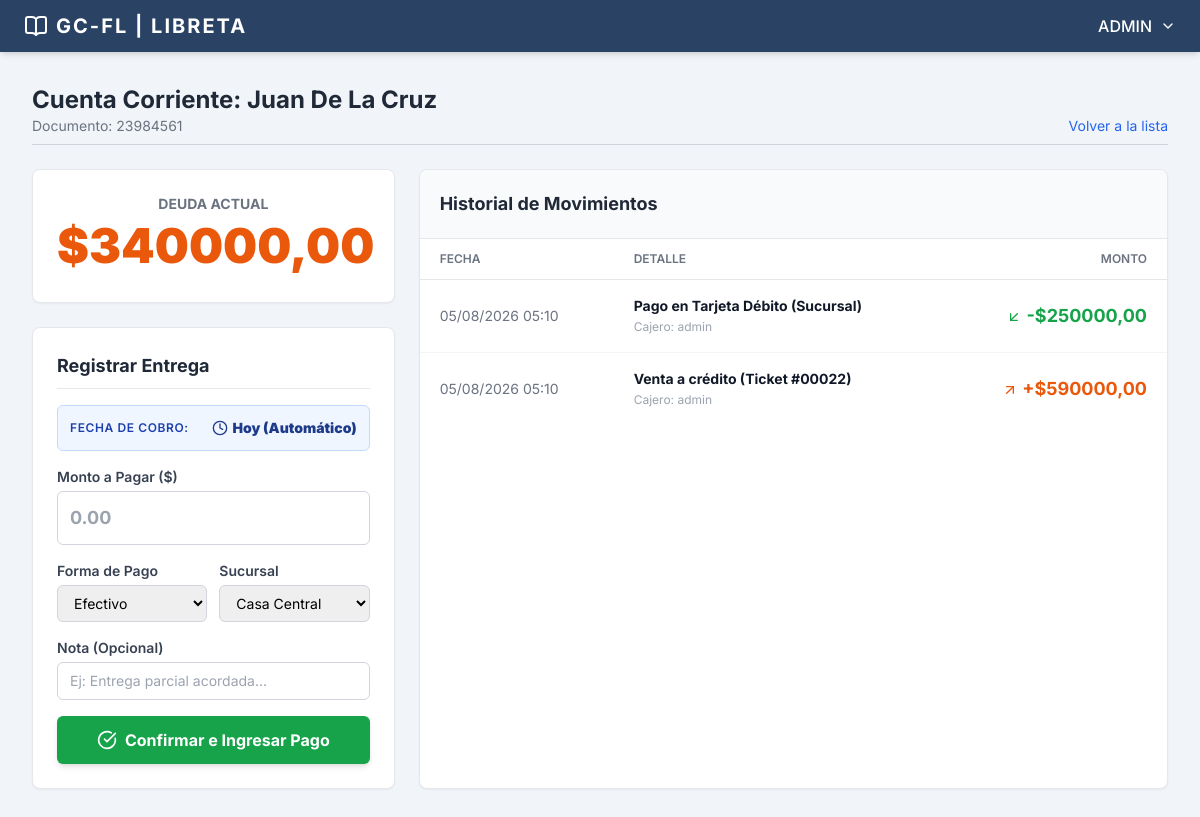
The app's page /clientes/cuentas-corrientes/2/ (signed in), older data.
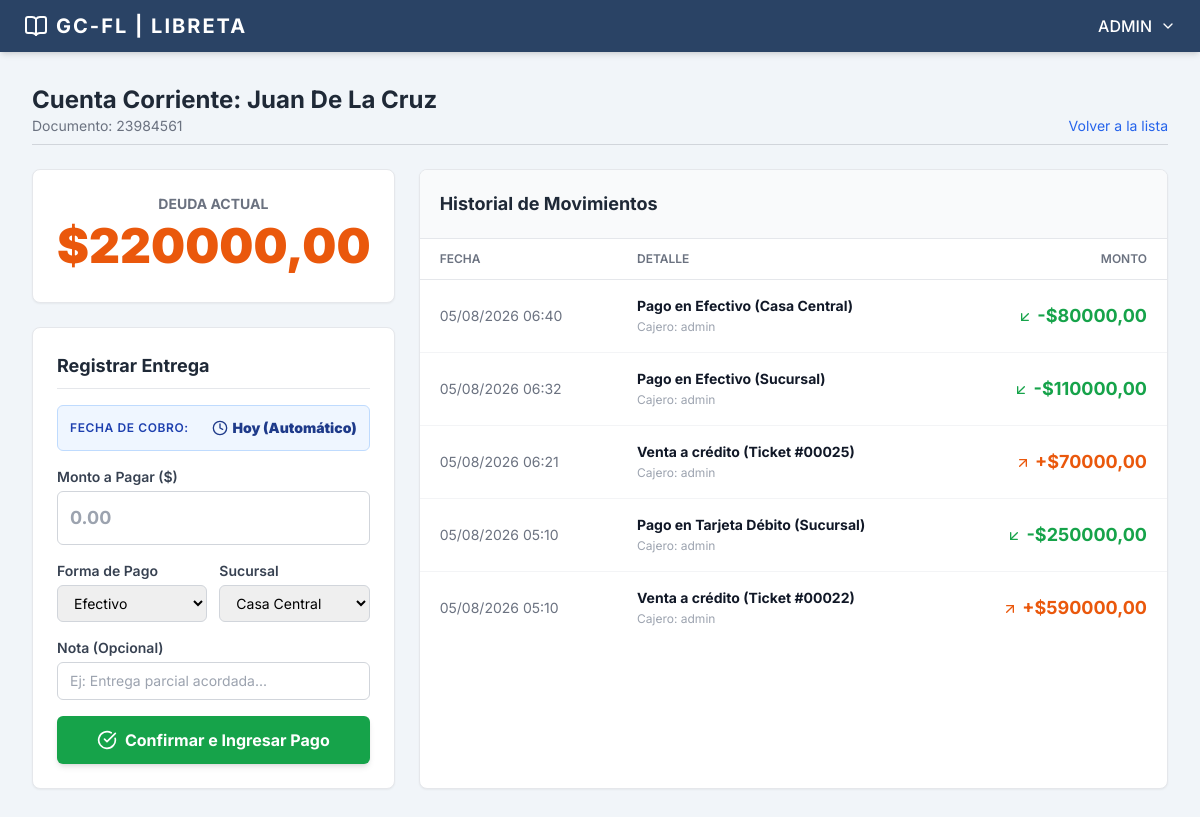
The same page, newer data.
### clientes/models.py (models this page shows, shortened)
class Cliente(models.Model):
    TIPO_DOCUMENTO_CHOICES = [
        ('DNI', 'DNI'),
        ('CUIL', 'CUIL'),
        ('CUIT', 'CUIT'),
        ('PASAPORTE', 'PASAPORTE'),
    ]
    nombre = models.CharField(max_length=100)
    apellido = models.CharField(max_length=100)
    tipo_documento = models.CharField(max_length=20, choices=TIPO_DOCUMENTO_CHOICES, default='DNI')
    numero_documento = models.CharField(max_length=50, unique=True)
    provincia = models.CharField(max_length=100)
    localidad = models.CharField(max_length=100)
    direccion = models.CharField(max_length=200)
    barrio = models.CharField(max_length=100, blank=True, null=True)
    codigo_postal = models.CharField(max_length=20)
    telefono = models.CharField(max_length=50, blank=True, null=True)
    email = models.EmailField(blank=True, null=True)
    fecha_registro = models.DateTimeField(auto_now_add=True)
    saldo_cuenta_corriente = models.DecimalField(max_digits=10, decimal_places=2, default=Decimal('0.00'), blank=True, null=True)
    class Meta:
        db_table = 'clientes'
        verbose_name = 'Cliente'
        verbose_name_plural = 'Clientes'
        ordering = ['nombre', 'apellido'] # Ordena por nombre

class MovimientoCuentaCorriente(models.Model):
    TIPO_MOVIMIENTO = [
        ('DEUDA', 'Deuda por Venta'),
        ('PAGO', 'Entrega a Cuenta'),
    ]
    METODOS_PAGO = [
        ('EFECTIVO', 'Efectivo'),
        ('DEBITO', 'Tarjeta Débito'),
        ('CREDITO', 'Tarjeta Crédito'),
        ('TRANSFERENCIA', 'Transferencia'),
        ('BILLETERA_VIRTUAL', 'Billetera Virtual / QR'), # Renombrado
        ('OTROS', 'Otros'), # Agregado
    ]
    cliente = models.ForeignKey(Cliente, on_delete=models.CASCADE, related_name='movimientos')
    cajero = models.ForeignKey(settings.AUTH_USER_MODEL, on_delete=models.SET_NULL, null=True)
    fecha = models.DateTimeField(auto_now_add=True)
    tipo = models.CharField(max_length=10, choices=TIPO_MOVIMIENTO)
    monto = models.DecimalField(max_digits=10, decimal_places=2)
    descripcion = models.CharField(max_length=255)
    sucursal = models.ForeignKey(Sucursal, on_delete=models.SET_NULL, null=True, blank=True)
    metodo_pago = models.CharField(max_length=50, choices=METODOS_PAGO, default='EFECTIVO')

### users/models.py (models this page shows)
class User(AbstractUser):
    class Meta:
        db_table = 'users'
        verbose_name = 'User'
        verbose_name_plural = 'Users'

### clientes/views.py (the view, shortened to what this page needs)
# urls.py: path('cuentas-corrientes/<int:pk>/', views.cuenta_corriente_detalle, name='cuenta_corriente_detalle'),
@login_required
def cuenta_corriente_detalle(request, pk):
    cliente = get_object_or_404(Cliente, pk=pk)
    movimientos = cliente.movimientos.all().order_by('-fecha')
    sucursales = Sucursal.objects.all()
    metodos_pago = [m for m in Venta.METODO_PAGO_CHOICES if m[0] != 'CUENTA_CORRIENTE']
    return render(request, 'clientes/cuenta_corriente_detalle.html', {
        'cliente': cliente,
        'movimientos': movimientos,
        'sucursales': sucursales,
        'metodos_pago': metodos_pago
    })

### clientes/templates/clientes/cuenta_corriente_detalle.html (shortened to what the changed rows need)
{% extends 'core/base.html' %}
{% block content %}
    <div class="mb-6 border-b border-gray-300 pb-2 flex justify-between items-end">
        <div>
            <h1 class="text-2xl font-bold text-gray-800">Cuenta Corriente: {{ cliente.nombre }} {{ cliente.apellido|default:"" }}</h1>
            <p class="text-sm text-gray-500">Documento: {{ cliente.numero_documento }}</p>
        </div>
    </div>
    <div class="grid grid-cols-1 lg:grid-cols-3 gap-6">
        <div class="lg:col-span-1 space-y-6">
            <div class="bg-white rounded-lg shadow-sm border border-gray-200 p-6 text-center">
                <p class="text-sm font-bold text-gray-500 uppercase">Deuda Actual</p>
                <p class="text-5xl font-black {% if cliente.saldo_cuenta_corriente > 0 %}text-orange-600{% else %}text-green-600{% endif %} my-2">
                    ${{ cliente.saldo_cuenta_corriente }}
                </p>
            </div>
        </div>
        <div class="lg:col-span-2 bg-white rounded-lg shadow-sm border border-gray-200 overflow-hidden">
            <table class="w-full text-left border-collapse">
                <thead>
                    <tr class="bg-white border-b border-gray-200">
                        <th class="py-3 px-5 text-xs font-semibold text-gray-500 uppercase">Fecha</th>
                        <th class="py-3 px-5 text-xs font-semibold text-gray-500 uppercase">Detalle</th>
                        <th class="py-3 px-5 text-xs font-semibold text-gray-500 uppercase text-right">Monto</th>
                    </tr>
                </thead>
                <tbody class="text-sm divide-y divide-gray-100">
                    {% for mov in movimientos %}
                    <tr class="hover:bg-gray-50">
                        <td class="py-4 px-5 text-gray-500 whitespace-nowrap">{{ mov.fecha|date:"d/m/Y H:i" }}</td>
                        <td class="py-4 px-5">
                            <span class="font-bold text-gray-900 block">{{ mov.descripcion }}</span>
                            <span class="text-xs text-gray-400">Cajero: {{ mov.cajero.username|default:"Sistema" }}</span>
                        </td>
                        <td class="py-4 px-5 text-right font-bold text-lg {% if mov.tipo == 'DEUDA' %}text-orange-600{% else %}text-green-600{% endif %}">
                            {% if mov.tipo == 'DEUDA' %}
                                <i data-lucide="arrow-up-right" class="w-4 h-4 inline text-orange-600"></i> +${{ mov.monto }}
                            {% else %}
                                <i data-lucide="arrow-down-left" class="w-4 h-4 inline text-green-600"></i> -${{ mov.monto }}
                            {% endif %}
                        </td>
                    </tr>
                    {% empty %}
                    <tr>
                        <td colspan="3" class="py-12 text-center text-gray-400">No hay movimientos registrados.</td>
                    </tr>
                    {% endfor %}
                </tbody>
            </table>
        </div>
    </div>
{% endblock content %}

Row changes from the older to the newer data that the page shows:
changed Cliente "Juan": saldo_cuenta_corriente "340000,00" → "220000,00"
added MovimientoCuentaCorriente: fecha "05/08/2026 06:40", descripcion "Pago en Efectivo (Casa Central)", cajero.username "admin", monto "80000,00"
added MovimientoCuentaCorriente: fecha "05/08/2026 06:32", descripcion "Pago en Efectivo (Sucursal)", cajero.username "admin", monto "110000,00"
added MovimientoCuentaCorriente: fecha "05/08/2026 06:21", descripcion "Venta a crédito (Ticket #00025)", cajero.username "admin", monto "70000,00", tipo "DEUDA" (drawn)
